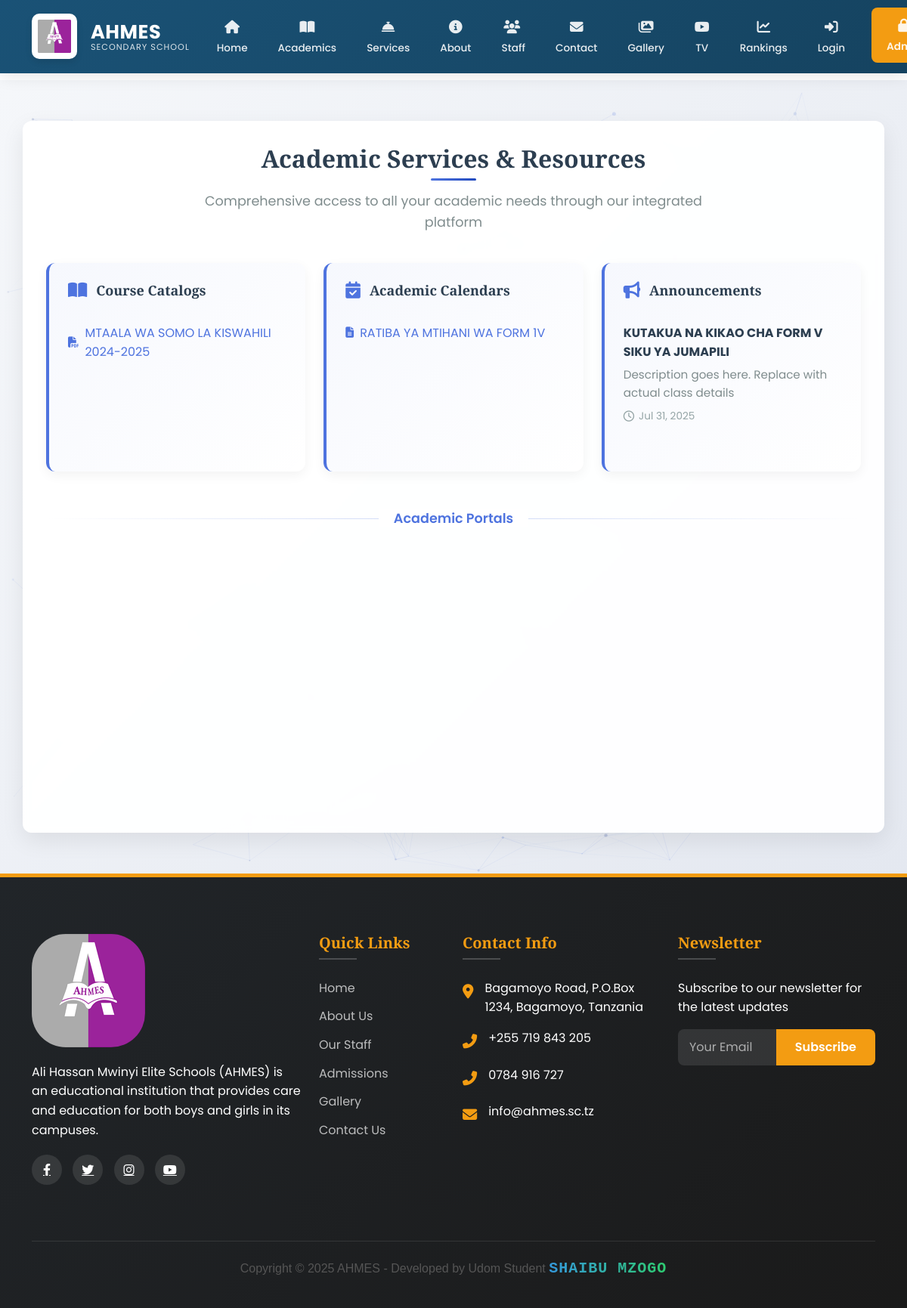
Screenshot of /academics/ with the database file from the repository.
### main/models.py (models this page shows, shortened)
class CourseCatalog(models.Model):
    title = models.CharField(max_length=200)
    file = CloudinaryField(
        'course_catalogs',
        folder="academic/catalogs",
        resource_type="raw",  # Important for PDFs
        blank=True,
        null=True
    )
    academic_year = models.CharField(max_length=20)
    is_active = models.BooleanField(default=True)
    created_at = models.DateTimeField(auto_now_add=True)

class AcademicCalendar(models.Model):
    title = models.CharField(max_length=200)
    file = CloudinaryField(
        'academic_calendars',
        folder="academic/calendars",
        resource_type="raw",  # Important for PDFs
        blank=True,
        null=True
    )
    academic_year = models.CharField(max_length=20)
    is_active = models.BooleanField(default=True)
    created_at = models.DateTimeField(auto_now_add=True)

class AcademicAnnouncement(models.Model):
    title = models.CharField(max_length=200)
    content = models.TextField()
    date = models.DateField()
    is_published = models.BooleanField(default=True)
    created_at = models.DateTimeField(auto_now_add=True)

### main/views.py (the view)
# urls.py: path('academics/', views.academic_services, name='academics_service'),
def academic_services(request):
    academic_resources = {
        'catalogs': CourseCatalog.objects.all(),
        'calendars': AcademicCalendar.objects.all(),
        'announcements': AcademicAnnouncement.objects.filter(is_published=True)
    }
    return render(request, 'main/academic_services.html', academic_resources)

### main/context_processors.py (called while the page is built, shortened)
def admin_counts(request):
    if request.user.is_authenticated and request.user.is_admin:
        return {
            'pending_comments': Comment.objects.filter(is_approved=False).count(),
            'gallery_count': Gallery.objects.count(),
        }
    return {}

def unread_messages_count(request):
    return {}

### main/templates/main/academic_services.html (shortened to what this page needs)
{% extends 'main/base.html' %}
{% load static %}
{% block content %}
<section class="dashboard section py-4">
  <div id="particles-js" class="particles-js"></div>
  <div class="container dashboard-content">
    <div class="dashboard-header">
      <h2>Academic Services & Resources</h2>
      <p>Comprehensive access to all your academic needs through our integrated platform</p>
    </div>
    <div class="row mb-5">
      <div class="col-md-4">
        <div class="resource-card">
          <h4><i class="fas fa-book-open"></i> Course Catalogs</h4>
          <ul class="resource-list">
            {% for catalog in catalogs %}
              <li>
                <a href="{{ catalog.file.url }}" target="_blank">
                  <i class="fas fa-file-pdf"></i> {{ catalog.title }}
                </a>
              </li>
            {% empty %}
              <li>No catalogs available</li>
            {% endfor %}
          </ul>
        </div>
      </div>
      <div class="col-md-4">
        <div class="resource-card">
          <h4><i class="fas fa-calendar-check"></i> Academic Calendars</h4>
          <ul class="resource-list">
            {% for calendar in calendars %}
              <li>
                <a href="{{ calendar.file.url }}" target="_blank">
                  <i class="fas fa-file-alt"></i> {{ calendar.title }}
                </a>
              </li>
            {% empty %}
              <li>No calendars available</li>
            {% endfor %}
          </ul>
        </div>
      </div>
      <div class="col-md-4">
        <div class="resource-card">
          <h4><i class="fas fa-bullhorn"></i> Announcements</h4>
          <div class="resource-list">
            {% for announcement in announcements|slice:":3" %}
              <div class="announcement-item">
                <strong>{{ announcement.title }}</strong>
                <p>{{ announcement.content|truncatewords:15 }}</p>
                <div class="announcement-date">
                  <i class="far fa-clock"></i> {{ announcement.date|date:"M d, Y" }}
                </div>
              </div>
            {% empty %}
              <div class="announcement-item">
                <p>No current announcements</p>
              </div>
            {% endfor %}
          </div>
        </div>
      </div>
    </div>
    <div class="section-divider">
      <span>Academic Portals</span>
    </div>
    <div class="row">
      <div class="col-md-3 col-sm-6">
      </div>
      <div class="col-md-3 col-sm-6">
      </div>
      <div class="col-md-3 col-sm-6">
      </div>
      <div class="col-md-3 col-sm-6">
      </div>
    </div>
  </div>
</section>
{% endblock %}

### main/templates/main/academic_services.html (style rules this page uses)
.dashboard { position: relative; overflow: hidden; min-height: calc(100vh - 120px); background: linear-gradient(135deg, #f5f7fa 0%, #e4e8f0 100%); }
.particles-js { position: absolute; top: 0; left: 0; width: 100%; height: 100%; z-index: 0; pointer-events: none; opacity: 0.6; }
.dashboard-content { position: relative; z-index: 1; background-color: rgba(255, 255, 255, 0.95); border-radius: 12px; padding: 30px; margin-top: 30px; margin-bottom: 30px; box-shadow: 0 10px 30px rgba(0, 0, 0, 0.08); border: 1px solid rgba(255, 255, 255, 0.2); backdrop-filter: blur(5px); }
.dashboard-header { text-align: center; margin-bottom: 40px; position: relative; }
.dashboard-header h2 { font-weight: 700; color: #2c3e50; position: relative; display: inline-block; }
.dashboard-header h2:after { content: ''; position: absolute; width: 60px; height: 3px; background: linear-gradient(90deg, #4e73df, #224abe); bottom: -10px; left: 50%; transform: translateX(-50%); border-radius: 3px; }
.dashboard-header p { color: #7f8c8d; font-size: 1.1rem; max-width: 700px; margin: 15px auto 0; }
.resource-card { background: white; border-radius: 12px; padding: 25px; margin-bottom: 25px; box-shadow: 0 5px 15px rgba(0,0,0,0.05); transition: all 0.3s ease; border-left: 4px solid #4e73df; height: 100%; position: relative; overflow: hidden; }
.resource-card:before { content: ''; position: absolute; top: 0; left: 0; width: 100%; height: 100%; background: linear-gradient(135deg, rgba(78, 115, 223, 0.05) 0%, rgba(78, 115, 223, 0) 100%); z-index: 0; }
.resource-card h4 { font-weight: 600; color: #2c3e50; margin-bottom: 20px; position: relative; z-index: 1; display: flex; align-items: center; }
.resource-card h4 i { margin-right: 12px; color: #4e73df; font-size: 1.4rem; }
.resource-list { list-style: none; padding-left: 0; position: relative; z-index: 1; }
.resource-list li { padding: 12px 0; border-bottom: 1px solid #eee; transition: all 0.2s ease; }
.resource-list li:last-child { border-bottom: none; }
.resource-list a { color: #4e73df; text-decoration: none; transition: all 0.2s ease; display: flex; align-items: center; }
.resource-list a i { margin-right: 8px; font-size: 0.9rem; }
.announcement-item { padding: 12px 0; border-bottom: 1px solid #eee; }
.announcement-item:last-child { border-bottom: none; }
.announcement-item strong { color: #2c3e50; display: block; margin-bottom: 5px; }
.announcement-item p { color: #7f8c8d; font-size: 0.95rem; margin-bottom: 8px; }
.announcement-date { color: #95a5a6; font-size: 0.85rem; display: flex; align-items: center; }
.announcement-date i { margin-right: 6px; font-size: 0.9rem; }
.section-divider { margin: 40px 0; position: relative; text-align: center; }
.section-divider:before { content: ''; position: absolute; top: 50%; left: 0; right: 0; height: 1px; background: linear-gradient(90deg, rgba(78, 115, 223, 0) 0%, rgba(78, 115, 223, 0.3) 50%, rgba(78, 115, 223, 0) 100%); z-index: 0; }
.section-divider span { background: white; padding: 0 20px; position: relative; z-index: 1; color: #4e73df; font-weight: 600; font-size: 1.1rem; }

### rows the page displays
CourseCatalog: title "MTAALA WA SOMO LA KISWAHILI 2024-2025"
AcademicCalendar: title "RATIBA YA MTIHANI WA FORM 1V"
AcademicAnnouncement: title "KUTAKUA NA KIKAO CHA FORM V SIKU YA JUMAPILI", content "Description goes here. Replace with actual class details", date "Jul 31, 2025"
